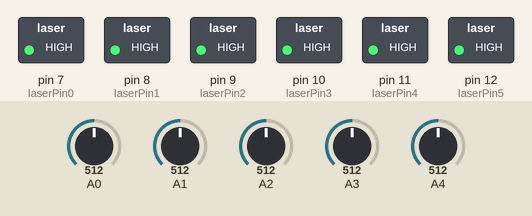
The sketch below on a simulated Arduino Uno, built with avr-gcc and run on an emulated ATmega328P. Parts: switched loads named in the sketch (green lamp = pin HIGH). The inputs (shaded band) are chosen by the test bench; at power-on: A1 = 512, A0 = 512, A2 = 512, A3 = 512, A4 = 512. What the sketch prints to the serial monitor is not drawn.

Above: at 1.2 s.
1.3 s: A1 set to 110
4.3 s: A1 set to 94
Timing chart, 0 to 7.3 s (numbered marks = the images above; inputs shaded):
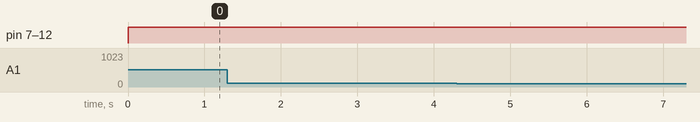

Measured:
- after the input at 1.3 s, every drawn part: stays the same
- after the input at 4.3 s, every drawn part: stays the same

The sketch:

laser.ino
```cpp
#include <SoftwareSerial.h>

int laserPin0 = 7;
int laserPin1 = 8;
int laserPin2 = 9;
int laserPin3 = 10;
int laserPin4 = 11;
int laserPin5 = 12;
int res0 = 0;
int res1 = 1;
int res2 = 2;
int res3 = 3;
int res4 = 4;
int res5 = 5;

bool sended[5] = {false, false, false, false, false};


SoftwareSerial bluetooth(2, 3);

void setup () {
   Serial.begin(9600);
   bluetooth.begin(9600);
   pinMode (laserPin0, OUTPUT);
   pinMode (laserPin1, OUTPUT);
   pinMode (laserPin2, OUTPUT);
   pinMode (laserPin3, OUTPUT);
   pinMode (laserPin4, OUTPUT);
   pinMode (laserPin5, OUTPUT);
}
void loop () {
  digitalWrite (laserPin0, HIGH);
  digitalWrite (laserPin1, HIGH);
  digitalWrite (laserPin2, HIGH);
  digitalWrite (laserPin3, HIGH);
  digitalWrite (laserPin4, HIGH);
  digitalWrite (laserPin5, HIGH);

  for (int i = 0; i < 5; i++) {
    int value = analogRead(i);
    Serial.print(value);
    Serial.print("   ");
  }
  Serial.println("");

  if (isSendedEdit()) {
    setSendedMass();
  }
}

void setSendedMass() {
  for (int i = 0; i < 5; i++) {
    int value = analogRead(i);
    bool b = i == 3 ? value < 200 : i == 4 ? value < 100 : value > 100;
    sended[i] = b;
  }
  printSended();
}

bool isSendedEdit() {
  for (int i = 0; i < 5; i++) {
    int value = analogRead(i);
    bool b = i == 3 ? value < 200 : i == 4 ? value < 100 : value > 100;
    if (sended[i] != b) {
      return true;
    }
  }
  return false;
}

void printSended() {
  for (byte  i = 0; i < 5; i++) {
    if (sended[i]) {
      bluetooth.println(String(i));
    }
  }
}
```
